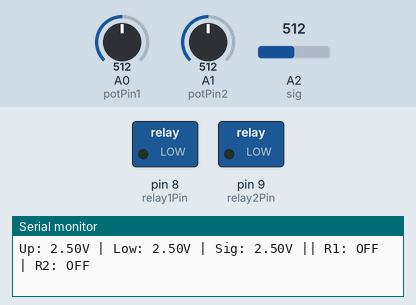
This sketch was run on a simulated Arduino Uno, built with avr-gcc and run on an emulated ATmega328P. Parts: switched loads named in the sketch (green lamp = pin HIGH), the last lines printed to the serial monitor. The test bench sets the inputs (shaded band); at power-on: A2 (sig) = 512, A0 (potPin1) = 512, A1 (potPin2) = 512.

Above: at 1.3 s.
1.4 s: A2 (sig) set to 520
At 2.6 s:
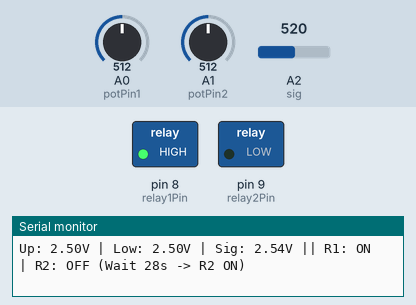
3.0 s: A2 (sig) set to 511
At 33.9 s:
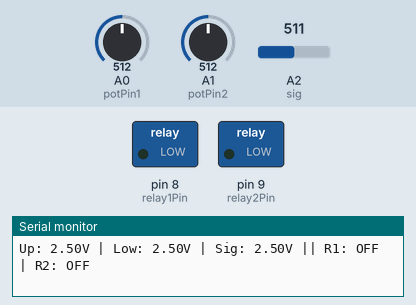
Timing chart, 0 to 34.8 s (numbered marks = the images above; inputs shaded):
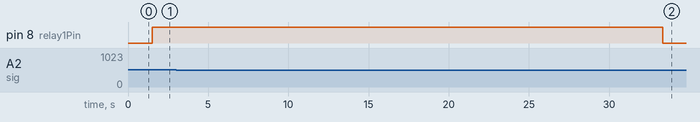

The sketch:

read_voltage.ino
```cpp
// Define the analog pins being used
const int potPin1 = A0;  // Upper threshold
const int potPin2 = A1;  // Lower threshold
const int sig = A2;      // Signal voltage

// Define the relay control pins
const int relay1Pin = 8; // First Relay (Turns ON first, OFF last)
const int relay2Pin = 9; // Second Relay (Turns ON last, OFF first)

// Timing variables for the 30-second delays
unsigned long relayTimer = 0;
const unsigned long delayTime = 30000; // 30,000 milliseconds = 30 seconds
bool turningOnSeq = false;
bool turningOffSeq = false;

void setup() {
  // Initialize serial communication at 9600 bits per second
  Serial.begin(9600);

  // Set the relay pins as outputs
  pinMode(relay1Pin, OUTPUT);
  pinMode(relay2Pin, OUTPUT);

  // Start with both relays turned OFF
  digitalWrite(relay1Pin, LOW);
  digitalWrite(relay2Pin, LOW);
}

void loop() {
  // Read the raw input on the analog pins (0 - 1023)
  int sensorValue1 = analogRead(potPin1);
  int sensorValue2 = analogRead(potPin2);
  int sensorValue3 = analogRead(sig);

  // Convert the analog readings to voltages (0 - 5V)
  float voltage1 = sensorValue1 * (5.0 / 1023.0); // Upper limit (A0)
  float voltage2 = sensorValue2 * (5.0 / 1023.0); // Lower limit (A1)
  float voltage3 = sensorValue3 * (5.0 / 1023.0); // Signal (A2)

  // Read current relay states
  bool r1IsOn = digitalRead(relay1Pin) == HIGH;
  bool r2IsOn = digitalRead(relay2Pin) == HIGH;

  // --- RELAY CONTROL LOGIC (With Bounce Protection) ---

  // Condition 1: Signal goes ABOVE upper threshold
  if (voltage3 > voltage1) {
    turningOffSeq = false; // Cancel any active turn-off sequence

    // Normal turn-on start: R1 is off. Turn it on, start R2 timer.
    if (!r1IsOn) {
      digitalWrite(relay1Pin, HIGH);
      r1IsOn = true;            // Update local state
      relayTimer = millis();    // Start the stopwatch
      turningOnSeq = true;      // Flag waiting for R2
    }
    // Recovery trigger: R1 is ALREADY on, but R2 is off, and no timer is running.
    // (Happens if the voltage dropped and came back up mid-sequence)
    else if (!r2IsOn && !turningOnSeq) {
      relayTimer = millis();
      turningOnSeq = true;
    }
  }

  // Condition 2: Signal goes BELOW lower threshold
  else if (voltage3 < voltage2) {
    turningOnSeq = false; // Cancel any active turn-on sequence

    // Normal turn-off start: R2 is still on. Turn it off, start R1 timer.
    if (r2IsOn) {
      digitalWrite(relay2Pin, LOW);
      r2IsOn = false;           // Update local state
      relayTimer = millis();    // Start the stopwatch
      turningOffSeq = true;     // Flag waiting for R1
    }
    // Recovery trigger: R2 is ALREADY off, but R1 is on, and no timer is running.
    // (Happens if the voltage spiked and came back down mid-sequence)
    else if (r1IsOn && !turningOffSeq) {
        relayTimer = millis();
        turningOffSeq = true;
    }
  }

  // --- TIMER LOGIC (Non-Blocking) ---

  // If we are waiting to turn ON Relay 2, and 30 seconds have passed
  if (turningOnSeq && (millis() - relayTimer >= delayTime)) {
    digitalWrite(relay2Pin, HIGH);
    turningOnSeq = false; // Sequence complete
  }

  // If we are waiting to turn OFF Relay 1, and 30 seconds have passed
  if (turningOffSeq && (millis() - relayTimer >= delayTime)) {
    digitalWrite(relay1Pin, LOW);
    turningOffSeq = false; // Sequence complete
  }

  // --- SERIAL MONITOR OUTPUT ---

  Serial.print("Up: "); Serial.print(voltage1);
  Serial.print("V | Low: "); Serial.print(voltage2);
  Serial.print("V | Sig: "); Serial.print(voltage3);

  // Print Relay States
  Serial.print("V || R1: ");
  Serial.print(digitalRead(relay1Pin) == HIGH ? "ON" : "OFF");
  Serial.print(" | R2: ");
  Serial.print(digitalRead(relay2Pin) == HIGH ? "ON" : "OFF");

  // --- LIVE COUNTDOWN TIMER ---

  if (turningOnSeq) {
      // Calculate seconds remaining
      int secondsLeft = (delayTime - (millis() - relayTimer)) / 1000;
      if (secondsLeft < 0) secondsLeft = 0; // Prevent showing negative numbers momentarily

      Serial.print(" (Wait ");
      Serial.print(secondsLeft);
      Serial.print("s -> R2 ON)");
  } else if (turningOffSeq) {
      int secondsLeft = (delayTime - (millis() - relayTimer)) / 1000;
      if (secondsLeft < 0) secondsLeft = 0;

      Serial.print(" (Wait ");
      Serial.print(secondsLeft);
      Serial.print("s -> R1 OFF)");
  }

  Serial.println(); // Drop to the next line

  // A small 500ms delay for readability
  delay(500);
}
```

Measured:
- the behaviour switches between 512 and 513 on A2 (sig) (found by bisection; images 0 and 1)
- after the input at 1.4 s, pin 8 (relay1Pin): LOW → HIGH after 0.11 s
- after the input at 3.0 s, pin 8 (relay1Pin): HIGH → LOW after 30.3 s; pin 9 (relay2Pin): stays LOW (without the input it goes to HIGH after 28.7 s)
